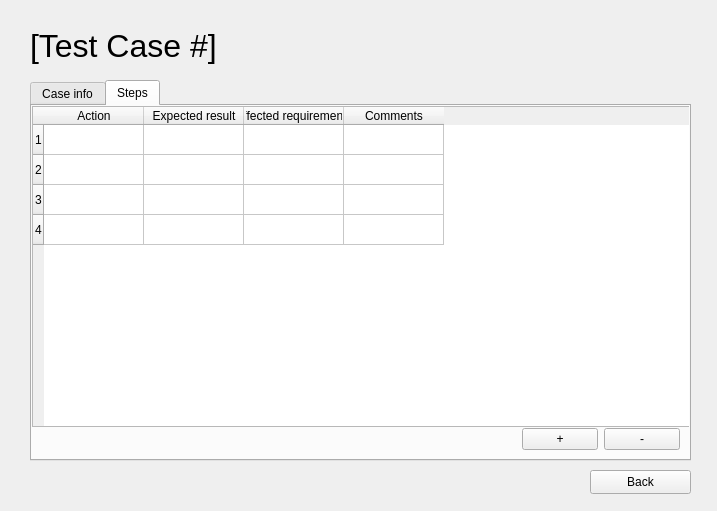
<?xml version="1.0" encoding="UTF-8"?>
<ui version="4.0">
 <class>Form</class>
 <widget class="QWidget" name="Form">
  <property name="geometry">
   <rect>
    <x>0</x>
    <y>0</y>
    <width>717</width>
    <height>511</height>
   </rect>
  </property>
  <property name="windowTitle">
   <string>Form</string>
  </property>
  <widget class="QLabel" name="lbl_bug">
   <property name="geometry">
    <rect>
     <x>30</x>
     <y>20</y>
     <width>661</width>
     <height>51</height>
    </rect>
   </property>
   <property name="font">
    <font>
     <pointsize>24</pointsize>
    </font>
   </property>
   <property name="text">
    <string>[Test Case #]</string>
   </property>
   <property name="wordWrap">
    <bool>true</bool>
   </property>
  </widget>
  <widget class="QTabWidget" name="tabSteps">
   <property name="geometry">
    <rect>
     <x>30</x>
     <y>80</y>
     <width>661</width>
     <height>381</height>
    </rect>
   </property>
   <property name="currentIndex">
    <number>1</number>
   </property>
   <widget class="QWidget" name="tab">
    <attribute name="title">
     <string>Case info</string>
    </attribute>
    <widget class="QWidget" name="layoutWidget_4">
     <property name="geometry">
      <rect>
       <x>20</x>
       <y>160</y>
       <width>426</width>
       <height>24</height>
      </rect>
     </property>
     <layout class="QHBoxLayout" name="horizontalLayout_5">
      <item>
       <widget class="QLabel" name="label_5">
        <property name="text">
         <string>Comments:</string>
        </property>
       </widget>
      </item>
      <item>
       <widget class="QLineEdit" name="lineEdit_5">
        <property name="text">
         <string/>
        </property>
        <property name="placeholderText">
         <string>[Comments]</string>
        </property>
       </widget>
      </item>
     </layout>
    </widget>
    <widget class="QWidget" name="layoutWidget_2">
     <property name="geometry">
      <rect>
       <x>20</x>
       <y>70</y>
       <width>426</width>
       <height>24</height>
      </rect>
     </property>
     <layout class="QHBoxLayout" name="horizontalLayout_3">
      <item>
       <widget class="QLabel" name="label_3">
        <property name="text">
         <string>Creation time:</string>
        </property>
       </widget>
      </item>
      <item>
       <widget class="QLineEdit" name="lineEdit_3">
        <property name="text">
         <string/>
        </property>
        <property name="placeholderText">
         <string>[Creation time]</string>
        </property>
       </widget>
      </item>
      <item>
       <widget class="QLabel" name="label_4">
        <property name="text">
         <string>Last update:</string>
        </property>
       </widget>
      </item>
      <item>
       <widget class="QLineEdit" name="lineEdit_4">
        <property name="text">
         <string/>
        </property>
        <property name="placeholderText">
         <string>[Update time]</string>
        </property>
       </widget>
      </item>
     </layout>
    </widget>
    <widget class="QWidget" name="layoutWidget_3">
     <property name="geometry">
      <rect>
       <x>20</x>
       <y>20</y>
       <width>588</width>
       <height>24</height>
      </rect>
     </property>
     <layout class="QHBoxLayout" name="horizontalLayout_4">
      <item>
       <widget class="QLabel" name="label_12">
        <property name="text">
         <string>Name:</string>
        </property>
       </widget>
      </item>
      <item>
       <widget class="QLineEdit" name="lineEdit_9">
        <property name="cursor">
         <cursorShape>ArrowCursor</cursorShape>
        </property>
        <property name="text">
         <string/>
        </property>
        <property name="placeholderText">
         <string>[Name]</string>
        </property>
       </widget>
      </item>
      <item>
       <widget class="QLabel" name="label_17">
        <property name="text">
         <string>Id:</string>
        </property>
       </widget>
      </item>
      <item>
       <widget class="QLineEdit" name="lineEdit_17">
        <property name="text">
         <string/>
        </property>
        <property name="placeholderText">
         <string>[Id]</string>
        </property>
       </widget>
      </item>
      <item>
       <widget class="QLabel" name="label_2">
        <property name="text">
         <string>System:</string>
        </property>
       </widget>
      </item>
      <item>
       <widget class="QLineEdit" name="lineEdit_2">
        <property name="text">
         <string/>
        </property>
        <property name="placeholderText">
         <string>[System]</string>
        </property>
       </widget>
      </item>
     </layout>
    </widget>
    <widget class="QWidget" name="layoutWidget_5">
     <property name="geometry">
      <rect>
       <x>20</x>
       <y>120</y>
       <width>426</width>
       <height>24</height>
      </rect>
     </property>
     <layout class="QHBoxLayout" name="horizontalLayout_12">
      <item>
       <widget class="QLabel" name="label_18">
        <property name="text">
         <string>Assets:</string>
        </property>
       </widget>
      </item>
      <item>
       <widget class="QLineEdit" name="lineEdit_18">
        <property name="text">
         <string/>
        </property>
        <property name="placeholderText">
         <string>[Assets]</string>
        </property>
       </widget>
      </item>
     </layout>
    </widget>
   </widget>
   <widget class="QWidget" name="tab_bug_info">
    <attribute name="title">
     <string>Steps</string>
    </attribute>
    <widget class="QTableWidget" name="tableWidget">
     <property name="geometry">
      <rect>
       <x>0</x>
       <y>0</y>
       <width>661</width>
       <height>321</height>
      </rect>
     </property>
     <property name="rowCount">
      <number>4</number>
     </property>
     <row/>
     <row/>
     <row/>
     <row/>
     <column>
      <property name="text">
       <string>Action</string>
      </property>
     </column>
     <column>
      <property name="text">
       <string>Expected result</string>
      </property>
     </column>
     <column>
      <property name="text">
       <string>Affected requirements</string>
      </property>
     </column>
     <column>
      <property name="text">
       <string>Comments</string>
      </property>
     </column>
    </widget>
    <widget class="QWidget" name="layoutWidget">
     <property name="geometry">
      <rect>
       <x>490</x>
       <y>320</y>
       <width>158</width>
       <height>26</height>
      </rect>
     </property>
     <layout class="QHBoxLayout" name="horizontalLayout_2">
      <item>
       <widget class="QPushButton" name="pushButton_2">
        <property name="text">
         <string>+</string>
        </property>
       </widget>
      </item>
      <item>
       <widget class="QPushButton" name="pushButton">
        <property name="text">
         <string>-</string>
        </property>
       </widget>
      </item>
     </layout>
    </widget>
   </widget>
  </widget>
  <widget class="QPushButton" name="add_bug_button_4">
   <property name="geometry">
    <rect>
     <x>590</x>
     <y>470</y>
     <width>101</width>
     <height>24</height>
    </rect>
   </property>
   <property name="text">
    <string>Back</string>
   </property>
  </widget>
 </widget>
 <resources/>
 <connections/>
</ui>
